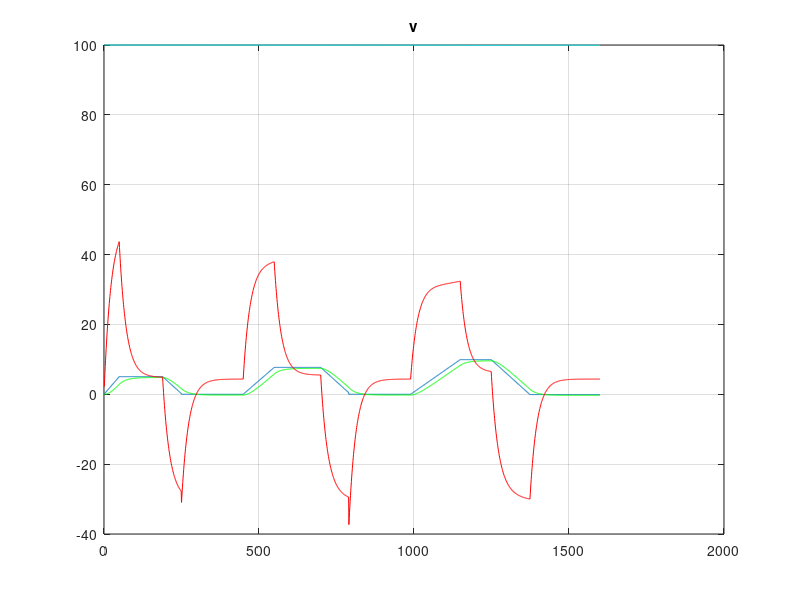

This chart was generated by the following MATLAB code:
% Vehicle parameters and constants

clear;
clf;

rho = 1.184;  % under standard conditions 20°C 1013.25 mBar %25°C?!!! when T=20°C ρ = 1.204 kg/m3 (Feng)
%rho = 1.292;  % under norm conditions 0°C 1013.25 mBar
C_rr = 0.01;  % tyre on asphalt 
%C_rr = 0.015; % tyre on concrete 
%C_rr = 0.02;  % tyre on gravel
A_f = 8.4 ;   % Vehicle frontal area in m²
v  = 0;       % Initial vehicle speed
dt = 1;       % 1 equal to 0.1 s
C_d = 0.82;   % Drag coefficient 0.82 (long cylinder)
g  = 9.81;    % gravity in m/s²
G  = 1 ;      % Gear =  3(1st)  2(2nd) 1.5(3rd) 1(4th) 0.8(5th) 0.5(6th) 
r_w = 0.280;  % Wheel radius in m
m_empty = 12500 ; 
m_load  =  4240 ;   % fully loaded 53 passengers a 80 kg

%r road conditions
phi= 0; % 0..10 % grade <-> 0..5.7 degrees 

s = 0;
v = 0;
v_dc_int=0;
APP = 0;     % Accelerator pedal position 
BRP = 0;     % Brake pedal position

% Motor parameters
k_i       = 0.0167;     % Motor loss constant 
k_c       = 0.0452;     % Motor loss constant 
k_omega   = 5.0664e-05; % kgm²
C         = 628.2974;   % Motor loss constant from reference motor
MaxOmega  =    750;     % Maximum motor rotational speed to be scaled rpm
MinOmega  =     30;     % Minimum motor rotational speed to be scaled rpm
MaxTorque =    500;     % Maximum torque of motor to be scaled Nm
MaxPower  = 220000;     % 220 kW

F_b=0;
T_loss=0;

% Battery
Capacity      = 130000;  % Wh
Accessoryload = 100;     % e.g. load for HVAC etc. in W
E             = Capacity;
SOC           = 100;     % Initial State of charge in %
V_oc          = 400;     % Voltage open circuit
R_int         = 25/1000; % Internal resistance 80 mOhm

% SORT heavy cycle
SORT_v=zeros(1,1600);
SORT_H = 0;
for i=1:1:1600
 if     i <   50 SORT_H=SORT_H+0.103;  % acceleration 1.02  m/s²
 elseif i <  190 SORT_H=SORT_H+0;      % coast
 elseif i <  250 SORT_H=SORT_H-0.08;   % deceleration  0.8  m/s²
 elseif i <  450 SORT_H=0;             % stop
 elseif i <  550 SORT_H=SORT_H+0.077;  % acceleration 0.77  m/s
 elseif i <  700 SORT_H=SORT_H+0;      % coast
 elseif i <  790 SORT_H=SORT_H-0.08;   % deceleration  0.8  m/s²
 elseif i <  990 SORT_H=0;             % stop 
 elseif i < 1150 SORT_H=SORT_H+0.062;  % acceleration  0.62 m/s
 elseif i < 1250 SORT_H=SORT_H+0.0;    % coast
 elseif i < 1375 SORT_H=SORT_H-0.08;   % deceleration  0.8  m/s²
 else;
 end;
 SORT_v(i) = SORT_H;
end;

# Bus mass
m= m_empty + m_load;
m_i = 1.04*m ;

l=0; % simulation step is 0.1 s dt = 1 equals to time increment of 0.1 s
          % dt*0.1 must be multiplied

% Arrays for variables           
plot_o   =zeros(1,1600);    % create an all-zero matrix 1X1600
plot_tmot=zeros(1,1600);
plot_fi  =zeros(1,1600);
plot_ftr =zeros(1,1600);
plot_a   =zeros(1,1600);
plot_v   =zeros(1,1600);
plot_s   =zeros(1,1600);
plot_i   =zeros(1,1600);
plot_vdc =zeros(1,1600);
plot_soc =zeros(1,1600);

h=waitbar(0);
% Simulation loop

l=0;
rpm=1000;   % start motor speed in revolutions per minute

while l < 1600
l=l+1;
waitbar(l/1600,h);  % expand waitbar h to the new position-- l/1600

omega = 2*pi* rpm / 60;  % rad/s Palstance

% Driver model PID
if (l > 2 ) 
 if (SORT_v(l)  > SORT_v(l-1)) APP=1; BRP =0; end;
 if (SORT_v(l) == SORT_v(l-1)) APP=0; BRP =0; end;
 if (SORT_v(l)  < SORT_v(l-1)) APP=0; BRP =1; end;
end;
            
% Rotation speed omega envelope
if  (omega > MaxOmega ) omega = MaxOmega; end;
if  (omega < MinOmega ) omega = MinOmega; end;

drive_cycle_speed = SORT_v(l) ; % what does cycle speed stand for?
v_dc=drive_cycle_speed-v;  % initial vehicle speed v=0 % what is v_dc ?
v_dc_int=v_dc_int+v_dc*dt*0.1; % initial value of v_dc_int=0 % what is v_dc_int?

Ftr_command = 7500 * v_dc + 1*(v_dc_int); % 7500? Ftr_command ??

% Motor model

% accelerator/brake pedal position from driver
if (APP==1) && (BRP==0) rpm = rpm + 100; end;
if (APP==0) && (BRP==0) rpm = rpm +   0; end;
if (APP==0) && (BRP==1) rpm = rpm - 100; end;


% Torque envelope limiter
PositiveTorque = MaxPower/omega;
RegenerativeTorque = 0; % regenerative energy 
MotorNetTorque = PositiveTorque-RegenerativeTorque;
if MotorNetTorque < MaxTorque T_mot= MotorNetTorque;
else                          T_mot= MaxTorque; end;
P_loss = k_c*T_mot^2 + k_i*omega + k_omega*omega^3 + C;
P_mot  = T_mot*omega - P_loss;     % ?? 
MotorPowerInput = T_mot*omega + P_loss;  % ?? does T_mot*omega include P_loss??

% Driveline
% Gear
if     (v <  3.6) G=  3;  % 1st
elseif (v <  7.2) G=  2;  % 2nd
elseif (v < 11.1) G=1.5;  % 3rd
elseif (v < 13.8) G=1.0;  % 4rd
else              G=0.8;  % 5rd
end;
% Brakes
if   (BRP == 1) F_b = -Ftr_command;
else            F_b = 0;  end;

%F_tr= (T_mot - T_loss)*G/r_w - F_b;
F_tr= Ftr_command;   % Tractive force is commanded directly

if (v != 0) rpm = abs(v)*G/r_w; end;

% Battery model
MotorPowerInput = Ftr_command; % is Ftr_command the tractive force or power?
Pel_out= Accessoryload+MotorPowerInput; % required power for motor and accessoryload
Pel_batt= Pel_out;
I = (V_oc - sqrt(V_oc^2 -4*R_int*Pel_batt))/(2*R_int);
Pel_ideal = I * V_oc;
Pel_loss = I*I*R_int;
Pel_actual = Pel_ideal - Pel_loss;
V_term =V_oc - I* R_int;
E = E - I*V_oc*dt*0.1/3600; % E in Wh  -term: 10 steps = 1Ws -> 1/3600 Wh  
SOC = 100*(E/Capacity); 

% Vehicle (Glider) model
F_aero =  C_d * A_f * rho * v^2 ; % kgm/s² = N
F_rr = m * g * C_rr;
F_grade = m * g * sin(phi);
F_i = F_tr - F_aero - F_rr- F_grade ;
a = F_i/m_i;
v = v + a*dt*0.1; % vehicle speed m/s
s = s + v*dt*0.1; % vehicle travelled distance m

% Fill arrays
plot_o(1,l)=omega; % 1 and L
plot_tmot(1,l)=T_mot;
plot_fi(1,l)=F_i;
plot_ftr(1,l)=F_tr;
plot_a(1,l)=a;
plot_v(1,l)=v;
plot_s(1,l)=s;
plot_I(1,l)=I;
plot_vdc(1,l)=v_dc;
plot_soc(1,l)=SOC;

end ;
close(h);

%f1=figure;
%f2=figure;
%figure(f1);
% Plot result arrays
plot(SORT_v);title("SORT Heavy cycle"); hold on;% hold on means keep the new and old plot in the same figure
%plot(plot_o);
%plot(plot_tmot);title("T_m_o_t");
%plot(plot_fi);title("F_i");
%figure(f2);
%plot(plot_ftr);title("F_t_r");
%plot(plot_a);title("a");
plot(plot_v,'g');title("v");
%plot(plot_s);title("s");
plot(plot_I,'r');
%plot(plot_vdc);
plot(plot_soc,"c");
grid;
